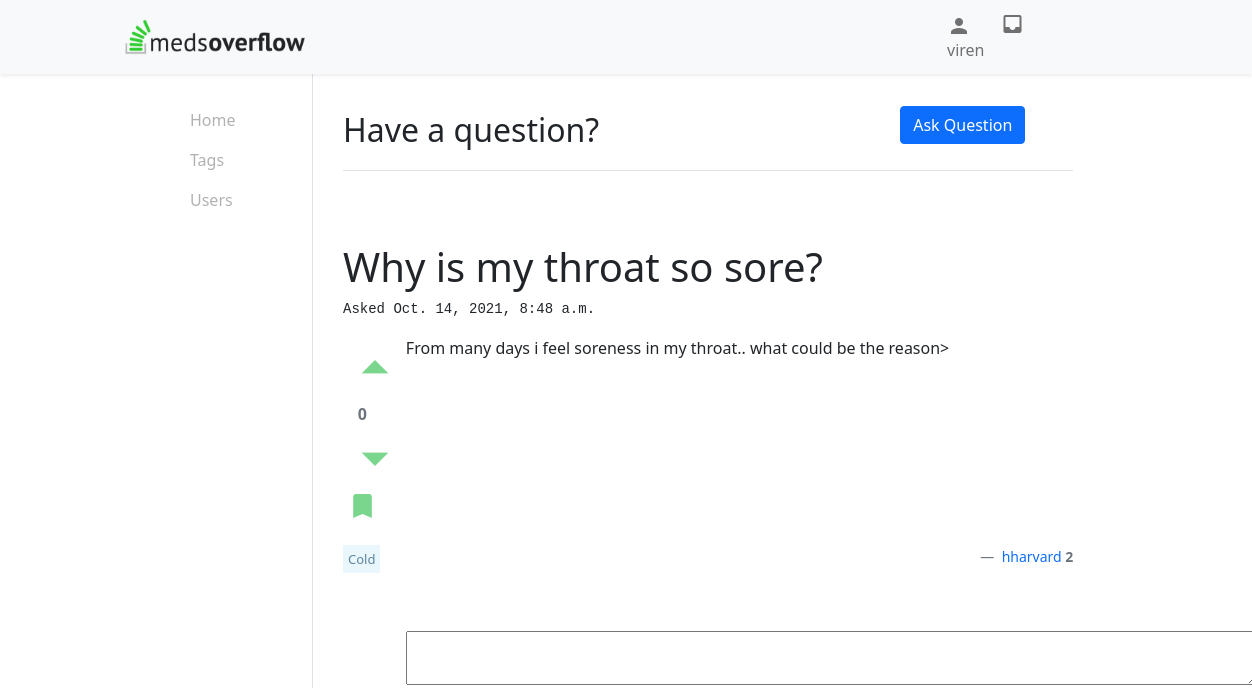
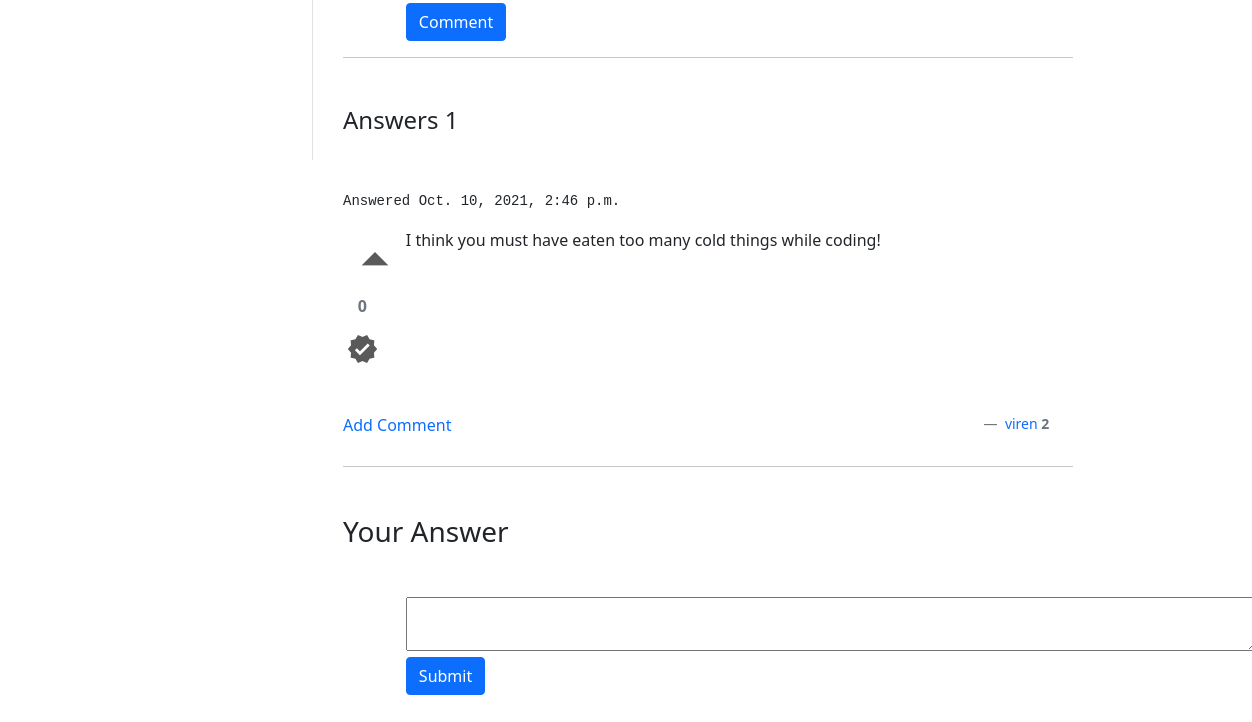
/question/14 (signed in), run on an earlier commit of the app's database (2 pictures, top to bottom).
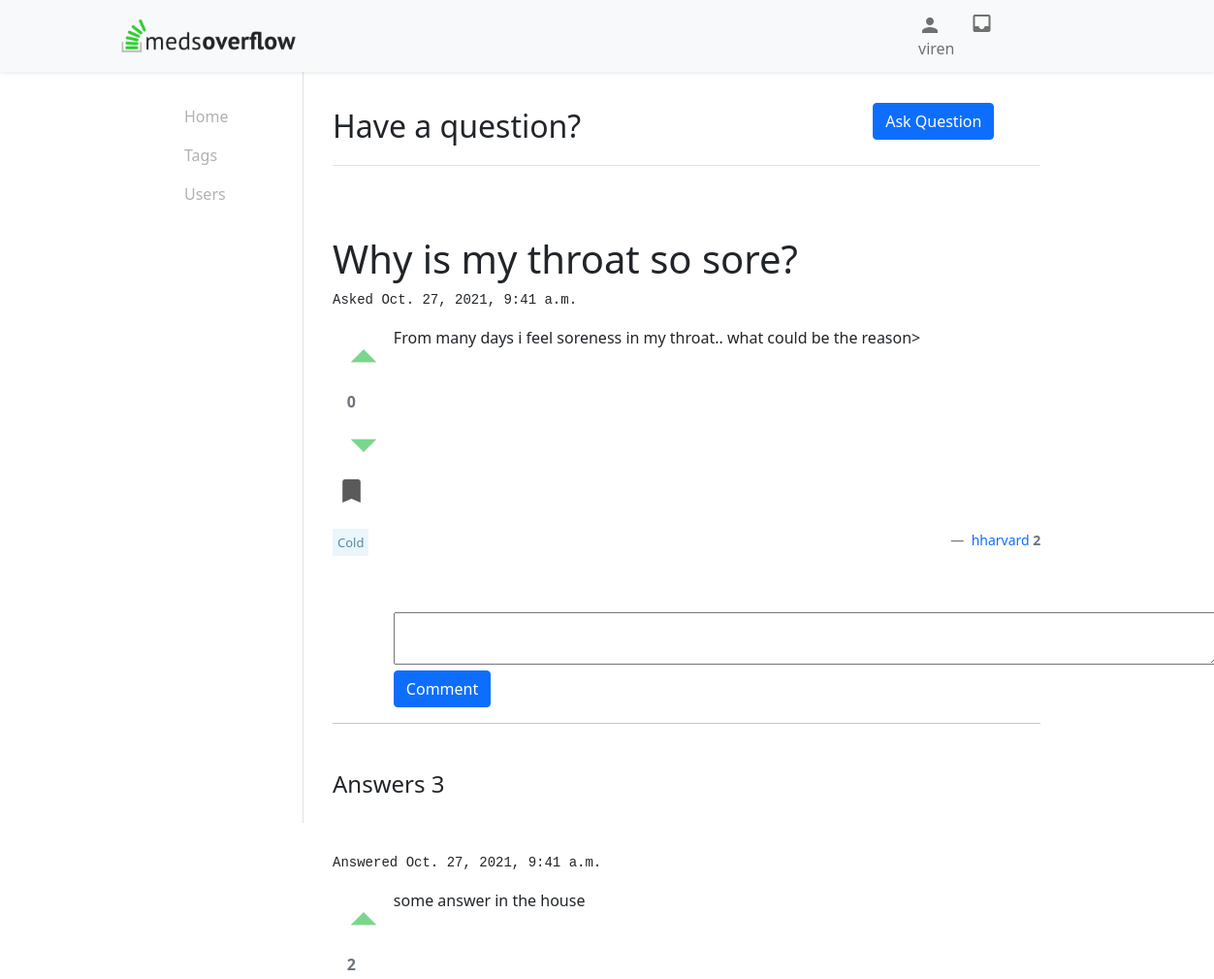
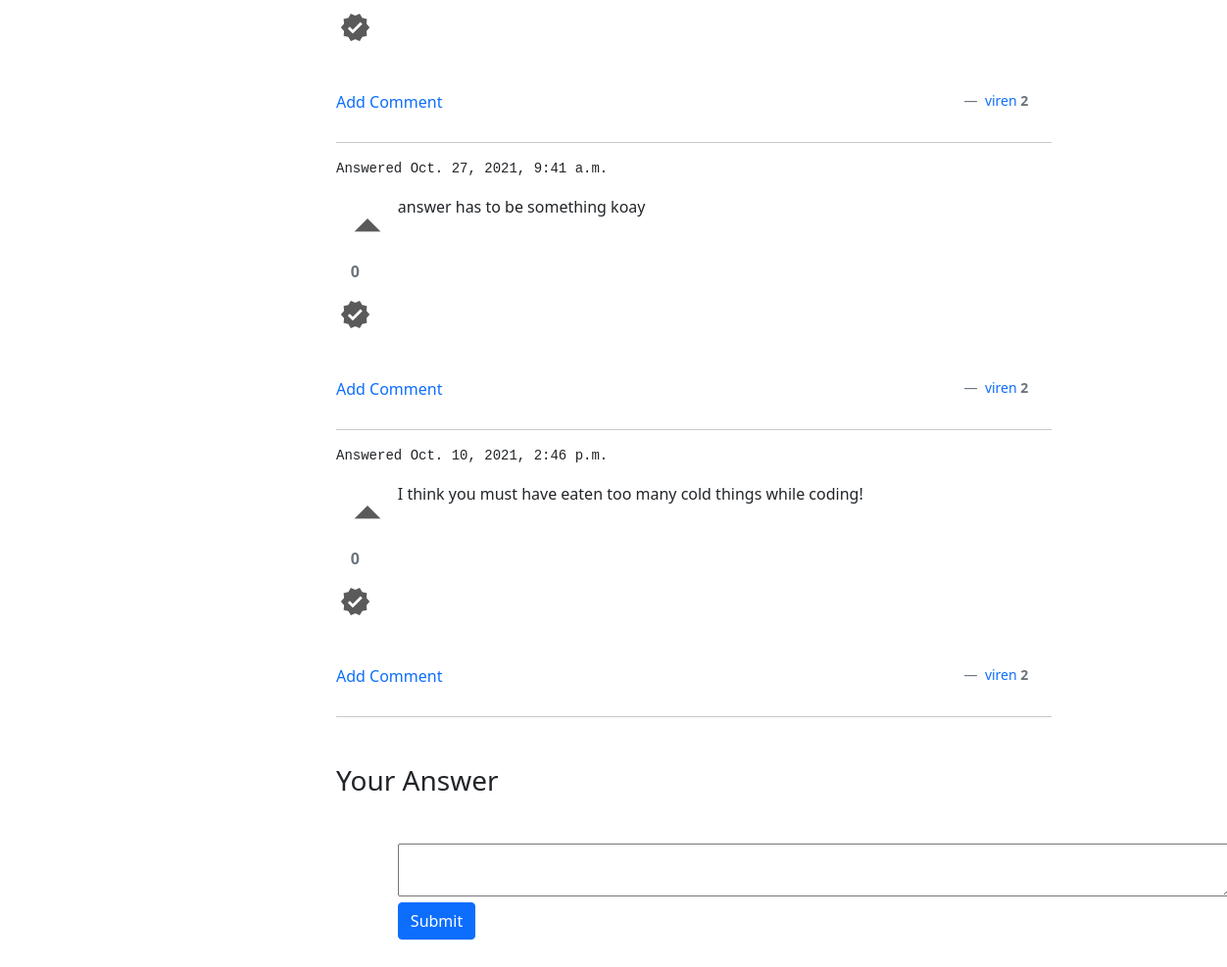
And on a later commit of the database (2 pictures, top to bottom).
### mainframe/models.py (models this page shows, shortened)
class Question(models.Model):
    title = models.CharField(max_length=200)
    description = models.CharField(max_length=1000)
    upvotes = models.IntegerField(default=0)
    downvotes = models.IntegerField(default=0)
    created_at = models.DateTimeField(auto_now=True, editable=False)
    made_by = models.ForeignKey(User, on_delete=models.CASCADE)
    tags = models.ManyToManyField(Tag)
    answerCount = models.IntegerField(default=0)
    @property
    def votes(self):
        return self.upvotes - self.downvotes
    @property
    def upvotes(self):
        return UpvoteQ.objects.filter(question = self.id).count()
    @property
    def downvotes(self):
        return DownvoteQ.objects.filter(question = self.id).count()

class Tag(models.Model):
    tagName = models.CharField(max_length=30)

class Answer(models.Model):
    description = models.CharField(max_length=1000)
    created_at = models.DateTimeField(auto_now=True)
    made_by = models.ForeignKey(User, on_delete=models.CASCADE)
    question = models.ForeignKey(Question, on_delete=models.CASCADE)
    accepted = models.BooleanField(default=False)
    @property
    def votes(self):
        return self.upvotes
    @property
    def upvotes(self):
        return UpvoteA.objects.filter(answer = self.id).count()

class User(models.Model):
    user = models.OneToOneField(authUser, on_delete=models.CASCADE)
    username = models.CharField(max_length=30, unique=True)
    first_name = models.CharField(max_length=30, null=True)
    last_name = models.CharField(max_length=50, null=True)
    email_id = models.EmailField(unique=True)
    country = models.CharField(max_length=50, null=True)
    rating = models.IntegerField(default=2)
    joined_on = models.DateTimeField(auto_now=True)
    USERNAME_FIELD = 'username'
    roles = models.ManyToManyField(Role)
    def __str__(self):
        return self.user.username

### mainframe/views.py (the view, shortened to what this page needs)
# urls.py: path('question/<int:pk>', views.Post.as_view(), name='question'),
class Post(TemplateView):
    def get(self, request, pk):
        answerForm = AnswerForm()
        commentForm = CommentForm()
        question = Question.objects.get(id=pk)
        comments = Comment.objects.filter(question = question.id)
        answers = Answer.objects.filter(question = question.id).order_by('-created_at')
        qMarked = Bookmark.objects.filter(user = (Home.getUser(self, request)).id, question = question.id).exists()
        answerUpvotes = UpvoteA.objects.filter(by = (Home.getUser(self, request)).id)
        print(answerUpvotes)
        answerUpvotesUserId = [ x.answer for x in answerUpvotes]
        isAccepted = 'no'
        for a in answers:
            if a in answerUpvotesUserId:
                setattr(a, 'voted', 'True')
            answerComments = CommentAnswer.objects.filter(answer = a.id)
            setattr(a, 'comments',answerComments)
            answerCommentForm = AnswerCommentForm()
            setattr(a, 'answerCommentForm',answerCommentForm)
            if a.accepted:
                isAccepted = a.id
        context = {
            'question': question,
            'comments': comments,
            'answers' : answers,
            'answerForm' : answerForm,
            'commentForm' : commentForm,
            'myuser' : Home.getUser(self, request),
            'qMarked' : qMarked,
            'accepted' : isAccepted,
        }
        return render(request, 'post.html', context)

### mainframe/forms.py
class AnswerForm(ModelForm):
    class Meta:
        model = Answer
        fields = ['description']
        widgets = {
          'description': forms.Textarea(attrs={'rows':2, 'cols':90}),
        }

class CommentForm(ModelForm):
    class Meta:
        model = Comment
        fields = ['description']
        widgets = {
          'description': forms.Textarea(attrs={'rows':2, 'cols':90}),
        }

### mainframe/views.py (called while the page is built)
    def getUser(self, request):
        if request.user.is_authenticated:
            usr = request.user
            myuser = User.objects.get(username = usr.username)
            return myuser
        return

### mainframe/templates/post.html (shortened to what the changed rows need)
{% extends 'main.html' %}
{% block post %}
<br>
<div class="mt-5">
    <h1>{{ question.title }}</h1>
    <pre>Asked {{ question.created_at }}</pre>
    <div class="row">
        <div class="col-1 text-center">
            <form action="{% url 'mainframe:upvoteQ' question.id %}" method="POST">
                <button type="submit" name="upvoteQ" class="iconButton"><i class="material-icons upvoteIcon {% if request.session.up %} voted {% endif %} align-middle" style="font-size: 64px;">arrow_drop_up</i></button><br>
            </form>
            <b class="align-middle text-secondary">{{ question.votes }}</b>
            <form action="{% url 'mainframe:downvoteQ' question.id %}" method="POST">
                <button type="submit" name="downvoteQ" class="iconButton"><i class="material-icons downvoteIcon {% if request.session.down %} voted {% endif %} align-middle" style="font-size: 64px;">arrow_drop_down</i></button><br>
            </form>
            <form id="bookmark" action="{% url 'mainframe:bookmark' question.id %}" method="POST">
                <button type="submit" name="bookmark" class="iconButton"><i id="bookmarkIcon" class="material-icons bookmarkIcon {% if qMarked %} voted {% endif %} align-middle" style="font-size: 32px;">bookmark</i></button><br>
            </form>
        </div>
        <div class="col-10">
            <p>
                {{ question.description }}
            </p>
        </div>
    </div>
    <br>
    <div class="row">
        <div class="col-7">
            {% for t in question.tags.all %}
            <a href="{% url 'mainframe:tagFilter' t.id %}" class="tag my-1">{{t.tagName}}</a>
            {% endfor %}
        </div>
        <div class="col-5 text-end blockquote-footer">
            <a href="{% url 'mainframe:profile' question.made_by.id %}">{{ question.made_by }}</a>
            <b class="text-secondary">{{ question.made_by.rating }}</b>
        </div>
    </div>
    <div class="row mt-5">
        <div class="col-1"></div>
        <div class="col-10">
            <form action="" method="POST">
                {% for f in commentForm %}
                {{f}}
                {% endfor %}
                <input type="submit" class="btn btn-primary" name="Comment" value="Comment">
            </form>
        </div>
    </div>
</div>
<div class="mt-5">
    <h4>Answers {{ answers.count }}</h4>
    <br><br>
    {% for answer in answers %}
        <pre>Answered {{ answer.created_at }}</pre>
        <div class="row">
            <div class="col-1 text-center">
                <form class="answerUpVote" action="{% url 'mainframe:upvoteA' question.id answer.id %}" method="POST">
                    <button type="submit" name="upvoteA" class="iconButton"><i class="material-icons upvoteIcon {{answer.id}} {% if answer.voted %} voted {% endif %} align-middle" style="font-size: 64px;">arrow_drop_up</i></button><br>
                </form>
                <b class="{{answer.id}} align-middle text-secondary">{{ answer.votes }}</b>
                <form action="{% url 'mainframe:acceptAnswer' answer.id question.id %}" id="acceptAnswerForm{{answer.id}}" method="POST">
                    <button type="submit" name="acceptAnswer" class="iconButton"><i class="material-icons mt-3 acceptAnswerIcon align-middle" style="font-size: 32px;">verified</i></button>
                </form>
            </div>
            <div class="col-10">
                <p>
                    {{ answer.description }}
                </p>
            </div>
            <div class="row mt-5">
                <div class="col-7" id="comment{{answer.id}}">
                    <a onclick="showAnswerComment(this);" href="javascript:;">Add Comment</a>
                </div>
                <div class="col-5 text-end blockquote-footer">
                    <a href="{% url 'mainframe:profile' answer.made_by.id %}">{{ answer.made_by }}</a>
                    <b>{{ answer.made_by.rating }}</b>
                </div>
            </div>
        </div>
        <hr>
    {% endfor %}
</div>
<div class="row mt-5">
    <div class="col-10">
        <form action="" method="POST">
            {% for f in answerForm %}
            {{f}}
            {% endfor %}
            <input type="submit" class="btn btn-primary" name="Answer">
        </form>
    </div>
</div>
{% endblock post %}

What changed in the data, as far as the page shows it:
changed Question "Why is my throat so sore?": created_at "Oct. 14, 2021, 8:48 a.m." → "Oct. 27, 2021, 9:41 a.m."
added Answer: created_at "Oct. 27, 2021, 9:41 a.m.", votes "2", description "some answer in the house", made_by "viren", made_by.rating "2"
added Answer: created_at "Oct. 27, 2021, 9:41 a.m.", votes "0", description "answer has to be something koay", made_by "viren", made_by.rating "2"
Also different on the page:
{{ answers.count }}: "1" → "3"
